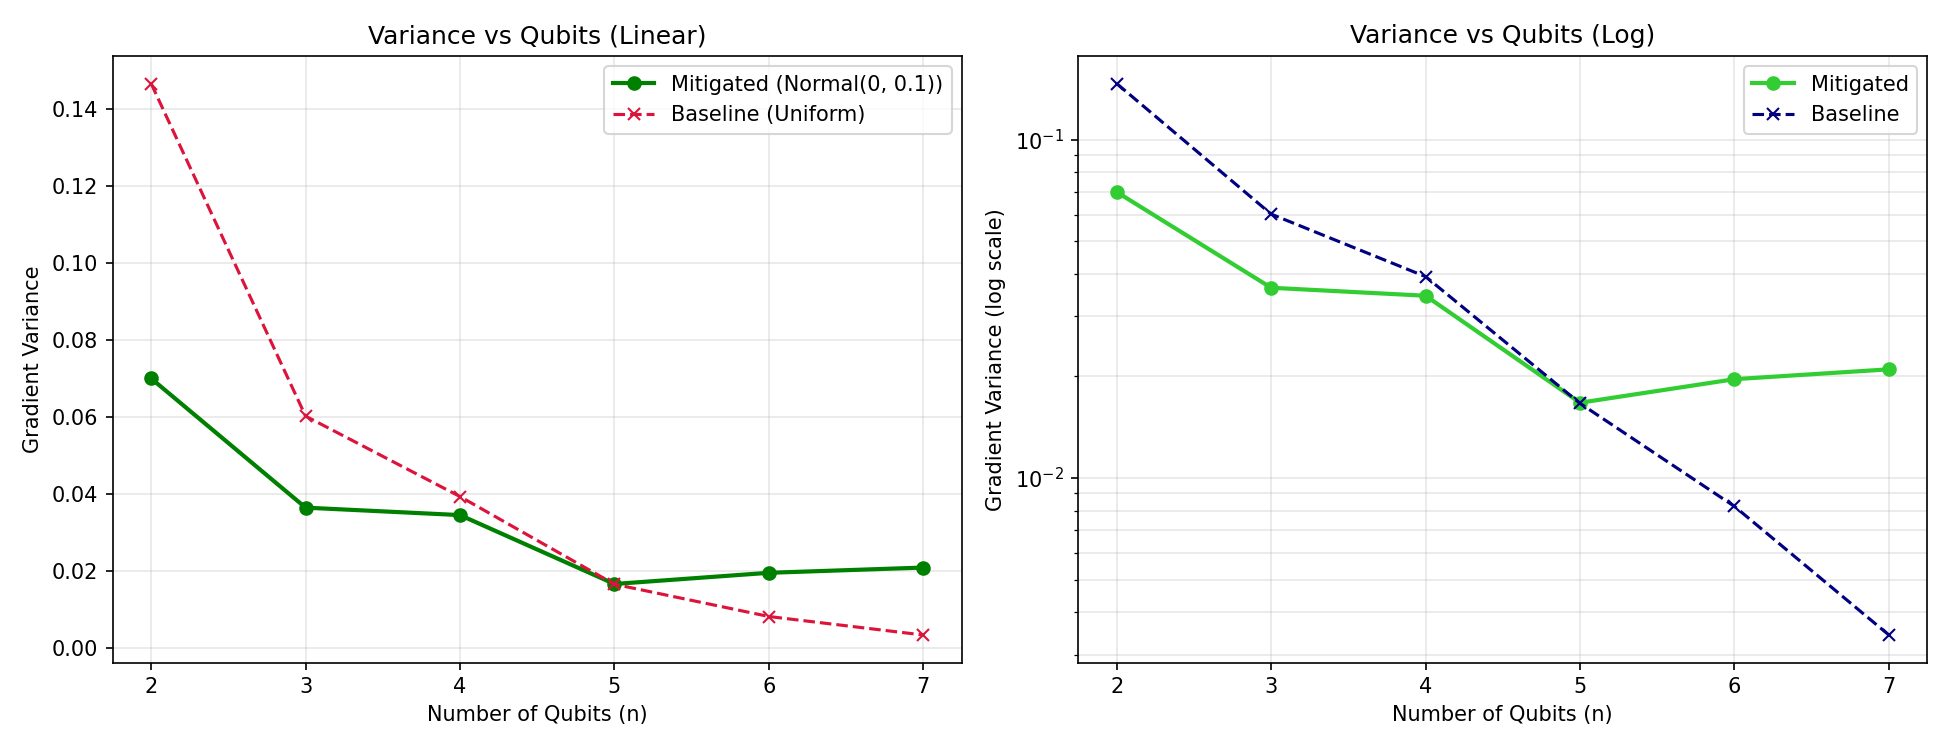

Generate this figure with Python:
import csv
import numpy as np
import matplotlib.pyplot as plt
from qiskit import QuantumCircuit
from qiskit.circuit import ParameterVector
from qiskit.quantum_info import Statevector, SparsePauliOp

np.random.seed(42)

N_EXPERIMENTS = 250
QUBIT_RANGE = range(2, 8)
N_LAYERS = 20

def build_circuit(n_qubits, n_layers=N_LAYERS):
    qc = QuantumCircuit(n_qubits)
    n_params = 3 * n_qubits * n_layers
    theta = ParameterVector("theta", n_params)

    idx = 0
    for layer in range(n_layers):
        for q in range(n_qubits):
            qc.rx(theta[idx], q); idx += 1
            qc.ry(theta[idx], q); idx += 1
            qc.rz(theta[idx], q); idx += 1
        for q in range(n_qubits - 1):
            qc.cx(q, q + 1)

    return qc, theta

def observable_for(n_qubits):
    return SparsePauliOp("I" * (n_qubits - 1) + "Z")

def gradient_stats_for_n(n_qubits, n_experiments=N_EXPERIMENTS):
    qc, theta = build_circuit(n_qubits)
    observable = observable_for(n_qubits)
    n_params = 3 * n_qubits * N_LAYERS

    gradients = []

    for i in range(n_experiments):
        # MITIGATION CHANGE: Normal(0, 0.1) instead of Uniform(0, 2*pi)
        random_values = np.random.normal(0, 0.1, n_params)

        # Shift theta[0] by +pi/2
        values_plus = random_values.copy()
        values_plus[0] += np.pi / 2
        circuit_plus = qc.assign_parameters(dict(zip(theta, values_plus)))
        cost_plus = Statevector.from_instruction(circuit_plus).expectation_value(observable).real

        # Shift theta[0] by -pi/2
        values_minus = random_values.copy()
        values_minus[0] -= np.pi / 2
        circuit_minus = qc.assign_parameters(dict(zip(theta, values_minus)))
        cost_minus = Statevector.from_instruction(circuit_minus).expectation_value(observable).real

        gradient = (cost_plus - cost_minus) / 2
        gradients.append(gradient)

    mean_gradient = np.mean(gradients)
    gradient_variance = np.var(gradients)
    gradient_std = np.std(gradients)

    return mean_gradient, gradient_variance, gradient_std

def main():
    qubit_counts = []
    variances = []
    means = []
    stds = []

    print("\n" + "=" * 50)
    print("MITIGATION EXPERIMENT: CONTROLLED INITIALIZATION")
    print("=" * 50)
    
    for n in QUBIT_RANGE:
        mean_g, var_g, std_g = gradient_stats_for_n(n)
        qubit_counts.append(n)
        variances.append(var_g)
        means.append(mean_g)
        stds.append(std_g)
        print(f"n={n}: mean={mean_g:.6e}, var={var_g:.6e}, std={std_g:.6e}")

    csv_filename = "results_mitigation_controlled_init.csv"
    with open(csv_filename, mode='w', newline='') as file:
        writer = csv.writer(file)
        writer.writerow(["n_qubits", "mean_gradient", "gradient_variance", "standard_deviation"])
        for n, m, v, s in zip(qubit_counts, means, variances, stds):
            writer.writerow([n, m, v, s])
            
    print(f"\nSaved structured data to {csv_filename}")

    # Load baseline for comparison plot
    baseline_var = []
    try:
        with open("results_baseline_qubits.csv", "r") as file:
            reader = csv.DictReader(file)
            for row in reader:
                baseline_var.append(float(row["gradient_variance"]))
    except:
        print("Could not load baseline data for plotting.")
        pass

    # Plot
    fig, axes = plt.subplots(1, 2, figsize=(13, 5))
    
    axes[0].plot(qubit_counts, variances, "o-", color="green", linewidth=2, label="Mitigated (Normal(0, 0.1))")
    if baseline_var:
        axes[0].plot(qubit_counts, baseline_var, "x--", color="crimson", linewidth=1.5, label="Baseline (Uniform)")
    axes[0].set_xlabel("Number of Qubits (n)")
    axes[0].set_ylabel("Gradient Variance")
    axes[0].set_title("Variance vs Qubits (Linear)")
    axes[0].legend()
    axes[0].grid(True, alpha=0.3)

    axes[1].semilogy(qubit_counts, variances, "o-", color="limegreen", linewidth=2, label="Mitigated")
    if baseline_var:
        axes[1].semilogy(qubit_counts, baseline_var, "x--", color="navy", linewidth=1.5, label="Baseline")
    axes[1].set_xlabel("Number of Qubits (n)")
    axes[1].set_ylabel("Gradient Variance (log scale)")
    axes[1].set_title("Variance vs Qubits (Log)")
    axes[1].legend()
    axes[1].grid(True, which="both", alpha=0.3)

    fig.tight_layout()
    fig.savefig("mitigation_controlled_init.png", dpi=150)
    print("Saved plot: mitigation_controlled_init.png")

if __name__ == "__main__":
    main()
